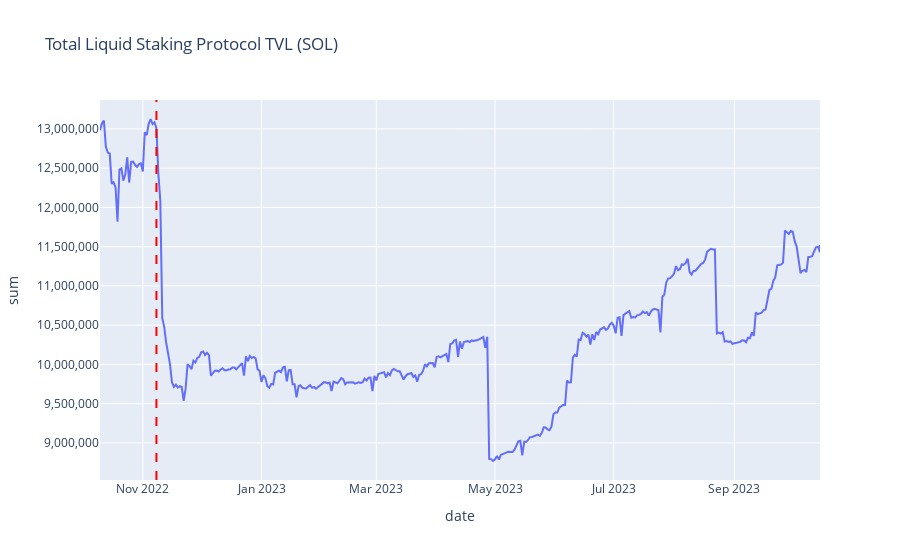

Notebook code cell kept with this figure:
### Code cell
x = df['date']
total = df['sum']

fig = px.line(df, x=x, y=total, labels={'x': 'Test', 'y': 'SOL Staked'},
              title='Total Liquid Staking Protocol TVL (SOL)', line_shape='linear')

# Add a vertical line on November 8, 2022
ftx_collapse_date = '2022-11-08'
fig.add_vline(x=ftx_collapse_date, line_dash="dash", line_color="red", name='FTX collapse')


fig.update_layout(showlegend=True, legend_title_text='Legend')

fig.update_yaxes(tickformat=",.0f")


fig.show()

### Figure 1 — Plotly figure (JSON) as saved in the notebook; plotly's stock layout.template omitted (floating-point values rounded to 4 significant figures; data arrays with more than 128 entries replaced by an {"elided": "..."} marker saying what was removed)
{"data": [{"hovertemplate": "date=%{x}<br>sum=%{y}<extra></extra>", "legendgroup": "", "line": {"color": "#636efa", "dash": "solid", "shape": "linear"}, "marker": {"symbol": "circle"}, "mode": "lines", "name": "", "orientation": "v", "showlegend": false, "type": "scatter", "x": {"elided": "498 str values"}, "xaxis": "x", "y": {"elided": "498 float values"}, "yaxis": "y"}], "layout": {"legend": {"title": {"text": "Legend"}, "tracegroupgap": 0}, "shapes": [{"line": {"color": "red", "dash": "dash"}, "name": "FTX collapse", "type": "line", "x0": "2022-11-08", "x1": "2022-11-08", "xref": "x", "y0": 0, "y1": 1, "yref": "y domain"}], "showlegend": true, "title": {"text": "Total Liquid Staking Protocol TVL (SOL)"}, "xaxis": {"anchor": "y", "domain": [0, 1], "title": {"text": "date"}}, "yaxis": {"anchor": "x", "domain": [0, 1], "tickformat": ",.0f", "title": {"text": "sum"}}}}
